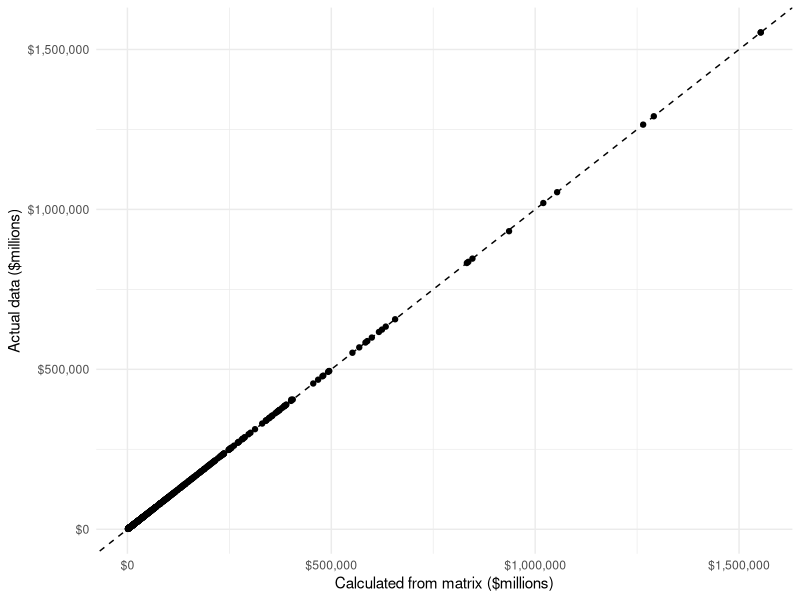
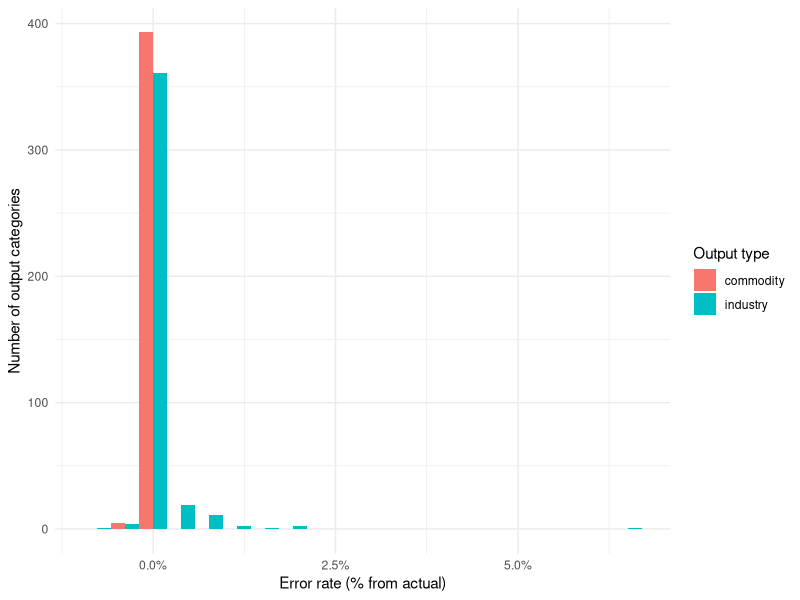

The R script that drew these images, in order:
library(tidyverse)
library(readxl)
# these will help a LOT. all available as of Nov 2025.
# reference text 1: data/raw/input-output-tables/reference_text_1.pdf
# reference text 2: data/raw/input-output-tables/reference_text_2.pdf
# reference text 3: data/raw/input-output-tables/reference_text_3.pdf

# these will help too
exclude_codes = 
  c( "S00401","S00402","S00300","S00900","T005","V00100","V00200","V00300","T006","T008" )

commodity_dictionary = 
  read_excel(
    "data/raw/input-output-tables/detail-level/use_before_redef_prod_price.xlsx",
    sheet = '2017',
  skip = 5 ) |> 
  select(`Code`,`Commodity Description`)

dictionary = 
  read_excel(
    "data/raw/input-output-tables/detail-level/make.xlsx",
    sheet = '2017',
    skip = 5 ) |>
  dplyr::select(Code, `Industry Description`) |> 
  full_join( commodity_dictionary )

# uses IO data from BEA for 2017, see: https://www.bea.gov/itable/input-output
use_df = 
  read_excel(
    "data/raw/input-output-tables/detail-level/use_before_redef_prod_price.xlsx",
    sheet = '2017',
    skip = 5
  ) |> 
  mutate( across(everything(), ~replace_na(.,0))) 

total_final_uses = 
  use_df$...426[!grepl("V|T",use_df$Code)]

final_uses_col = 
  use_df$...426[!(use_df$Code %in% exclude_codes)]

use_matrix_total = 
  filter( use_df, !grepl("V|T",Code) ) |> 
  select( `1111A0`:`S00203`) |>
  mutate( across(everything(), ~replace_na(.,0))) |> 
  as.matrix() |> 
  unname()

use_matrix = 
  filter( use_df, !(Code %in% exclude_codes) ) |> 
  select( `1111A0`:`S00203`) |>
  mutate( across(everything(), ~replace_na(.,0))) |> 
  as.matrix() |> 
  unname()

make_df = 
  read_excel(
    "data/raw/input-output-tables/detail-level/make.xlsx",
    sheet = '2017',
    skip = 5
  )|> 
  mutate( across(everything(), ~replace_na(.,0))) 

make_matrix_total = 
  filter(make_df, Code != "T007") |> 
  select( `1111A0`:`S00900`) |>
  as.matrix()

make_matrix = 
  make_matrix_total[,-which(colnames(make_matrix_total) %in% c("S00401","S00402","S00300","S00900"))] 

industry_output_total = 
  make_df$T008[make_df$Code != "T007"] 

scrap_col = 
  make_df$S00401[make_df$Code != "T007"]

industry_output_col = 
  industry_output_total - scrap_col

nonscrap_ratio = industry_output_col/industry_output_total

nonscrap_ratio_hat = diag(nonscrap_ratio)
nonscrap_ratio_hat.inv = solve(nonscrap_ratio_hat)

g_hat = diag(industry_output_total)
g_hat.inv = solve(g_hat)

commodity_output_col = 
  use_df$...427[!(use_df$Code %in% exclude_codes)]

q_hat = 
  diag(commodity_output_col)
q_hat.inv =
  solve(q_hat)

direct_input_coef_matrix = 
  use_matrix%*%g_hat.inv

mkt_share_matrix = 
  make_matrix%*%q_hat.inv

transformation_matrix = 
  nonscrap_ratio_hat.inv%*%mkt_share_matrix

direct_coef_matrix = 
  direct_input_coef_matrix%*%transformation_matrix

com_total_req_matrix_uninv = 
  diag(nrow(direct_coef_matrix)) - direct_coef_matrix
com_total_req_matrix = # commodity x commodity
  solve(com_total_req_matrix_uninv)

#comp_total_req_matrix = 
#  read_excel(
#    "data/raw/input-output-tables/detail-level/com-com_total_requirement.xlsx", 
#    sheet = '2017',skip = 4
#  ) |> 
#  filter( Code != "T010" ) |> 
#  select(`1111A0`:`S00900`) |> 
#  unname() |> 
#  as.matrix()
#
#error_matrix = 
#  comp_total_req_matrix[-c(400:401),-c(400:401)] - total_req_matrix

ind_com_total_req_matrix = # industry x commodity
  transformation_matrix%*%com_total_req_matrix

ind_total_req_matrix_uninv = # industry x industry
  transformation_matrix%*%direct_input_coef_matrix

ind_total_req_matrix = 
  solve(diag(nrow(ind_total_req_matrix_uninv)) - ind_total_req_matrix_uninv)


# validating the total requirements tables
# see last paragraph on p.'12-14' of reference text 1

tot_req_validate_df = 
  tibble(
    check_column = 
      c(
      as.numeric(com_total_req_matrix%*%final_uses_col), 
      as.numeric(ind_com_total_req_matrix%*%final_uses_col)
    ),
    actual_column = c(commodity_output_col, industry_output_col),
    error_rate_vs_actual = (check_column/actual_column) - 1,
    output_type = 
      c(
      rep("commodity", length(commodity_output_col)), 
      rep("industry", length(industry_output_col))
     )
  )

ggplot( tot_req_validate_df, aes( x = check_column, y = actual_column) ) + 
  geom_point() + 
  geom_abline(slope = 1, intercept = 0, linetype = 2) +
  labs( x = "Calculated from matrix ($millions)", y = "Actual data ($millions)") +
  scale_x_continuous(labels = scales::dollar_format()) +
  scale_y_continuous(labels = scales::dollar_format()) +
  theme_minimal()

ggplot( tot_req_validate_df, aes( x = error_rate_vs_actual, fill = output_type) ) + 
  geom_histogram( bins = 20, color = NA, position = 'dodge') + 
  labs( x = "Error rate (% from actual)", y = "Number of output categories", fill = "Output type") +
  scale_x_continuous(labels = scales::percent_format()) +
  theme_minimal()

lm( actual_column ~ check_column, tot_req_validate_df ) |> summary()

# plots of errors compared to official BEA total requirements matrix
# feel free to comment these out if not needed

#com_comp_total_req_matrix = 
#  readxl::read_excel(
#    "data/raw/input-output-tables/detail-level/com-com_total_requirement.xlsx",
#    sheet = '2017',
#    skip = 4
#  ) |> 
#  filter( !(Code %in% c(exclude_codes,"T010") )) |> 
#  select(`1111A0`:`S00203`) |> 
#  as.matrix()
#
#com_error_matrix =  # commodity x commodity
#  com_comp_total_req_matrix - com_total_req_matrix
#
#ind_com_comp_total_req_matrix = 
#  readxl::read_excel(
#    "data/raw/input-output-tables/detail-level/ind-com_total_requirement.xlsx",
#    sheet = '2017',
#    skip = 4
#  ) |> 
#  filter( !(Code %in% c(exclude_codes,"T010") )) |> 
#  select(`1111A0`:`S00203`) |> 
#  as.matrix()
#
#ind_com_error_matrix = 
#  ind_com_comp_total_req_matrix - ind_com_total_req_matrix
#
#ind_comp_total_req_matrix = 
#    readxl::read_excel(
#    "data/raw/input-output-tables/detail-level/ind-ind_total_requirement.xlsx",
#    sheet = '2017',
#    skip = 4
#  ) |> 
#  filter( Code != "T009" ) |> 
#  select(!1:2) |> 
#  as.matrix()
#
#ind_error_matrix = 
#  ind_comp_total_req_matrix - ind_total_req_matrix
#
#hist(
#  com_error_matrix,
#  breaks = 30,
#  xlab = "Deviation from BEA",
#  ylab = "Number of matrix entries",
#  main = "Commodity-by-commodity requirement table error"
#)
#text(0.2, 6e4, bquote(sigma == .(round(sd(as.vector(com_error_matrix)), 5 ))))
#
#hist(
#  ind_com_error_matrix,
#  breaks = 30,
#  xlab = "Deviation from BEA",
#  ylab = "Number of matrix entries",
#  main = "Industry-by-commodity requirement table error"
#)
#text(0.35, 50000, bquote(sigma == .(round(sd(as.vector(ind_com_error_matrix)), 5 ))))
#
#hist(
#  ind_error_matrix,
#  breaks = 30,
#  xlab = "Deviation from BEA",
#  ylab = "Number of matrix entries",
#  main = "Industry-by-industry requirement table error"
#)
#text(0.1, 60000, bquote(sigma == .(round(sd(as.vector(ind_error_matrix)), 5 ))))
#
#tibble(
#  computed = as.vector(ind_com_total_req_matrix),
#  bea = as.vector(ind_com_comp_total_req_matrix)
#) |> 
#  ggplot( aes( x = computed, y = bea)) + 
#  geom_point() + 
#  geom_abline(slope = 1, intercept = , linetype = 2) + 
#  theme_minimal()
#
#tibble(
#  computed = as.vector(ind_com_total_req_matrix),
#  bea = as.vector(ind_com_comp_total_req_matrix)
#) |> 
#  lm( formula = bea ~ computed ) |> summary()
#